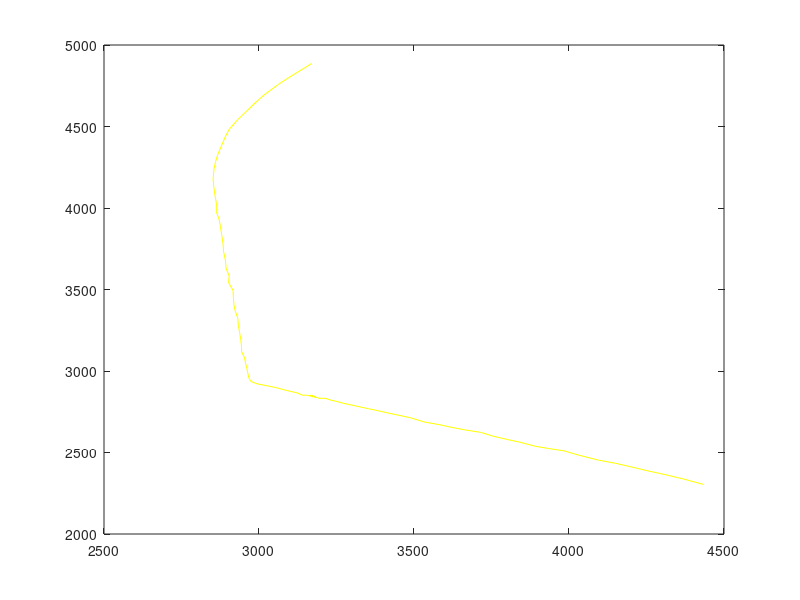

Write MATLAB code to recreate this figure.
% SW->S

% It is suggested that the y coordinate of the stopping
% point should be bigger than the y coordinate of the starting point for
% the SW->S case. For kexi, it is suggested that it should be between 0.1 and 0.5.

function[xx,yy,k]=SW_S2()

x=[ 4490        4434        4379        4323        4264        4209        4154 ...
    4102        4046        3994        3944        3898 ...
    3850        3805        3760 ...
    3718        3675        3629        3584        3543        3499        3452 ...
    3427        3392        3360        3332        3302        3274        3253 ...
    3230        3215        3201        3195        3192        3187        3185 ...
    3182        3179        3181        3183        3179        3179        3183 ...
    3179        3178        3178        3177        3177        3176        3173 ...
    3171        3174        3171        3164        3164        3159        3167 ...
    3170        3176        3172        3172        3173        3169        3171 ...
    3174        3174        3173        3170        3170        3166        3161 ...
    3152        3139        3123        3108        3090        3062        3037 ...
    3004        2977        2970        2965        2963        2959        2954        2951 ...
    2944        2942        2938        2935        2927        2924        2919 ...
    2917        2910        2906        2903        2896        2889        2884 ...
    2884        2878        2875        2869        2866        2860        2856 ...
    2852        2852        2857        2864        2876        2888        2900 ...
    2923        2951        2979        3009        3053        3080        3119 ...
    3163        3203        3247];

y=[ 2276        2304        2333        2359        2383        2408  ...
    2432        2456        2477        2501        2520        2541  ...
    2560        2578 ...
    2598        2617        2635        2651        2670        2688 ...
    2709        2728        2738        2753        2766        2777 ...
    2790        2801        2812        2823        2827        2833 ...
    2837        2836        2839        2840        2843        2842 ...
    2842        2840        2842        2843        2840        2841 ...
    2845        2844        2844        2843        2846        2846 ...
    2845        2845        2847        2849        2849        2852 ...
    2846        2846        2843        2843        2846        2844 ...
    2848        2850        2846        2848        2846        2846 ...
    2846        2847        2848        2852        2857        2866 ...
    2872        2880        2895        2906        2916        2930 ...
    2943        2970        2999        3031 ...
    3067        3106        3144        3185        3226        3272 ...
    3317        3359        3407        3458        3503        3549 ...
    3600        3650        3699        3749        3798        3846 ...
    3899        3950        3999        4051        4104        4159 ...
    4212        4263        4314        4369        4423        4474 ...
    4528        4577        4630        4683        4746        4781 ...
    4827        4878        4928        4977];


a=y(2); %3100;
b=y(end-1);%1500;
kexi=0.1;
D=5;

try
    
    
    v_x=zeros(1,length(x)-1);
    
    for i=1:1:(length(x)-1)
        
        v_x(i)=x(i+1)-x(i)+0.0001*randn; % calculate the velocity of the original data
        
    end
    
    
    
    % a=2304;
    % b=4928;
    % kexi=0.3;
    % D=2; % the lane width
    k=1;
    num1=1;
    num2=1;
    xx=zeros(1,200);
    yy=zeros(1,200);
    vv=zeros(1,200);
    theta=zeros(1,200);
    l=zeros(1,200); % the lane car is using
    cl=zeros(1,200); % which direction car is changing lane
    
    for i=1:1:length(y)
        
        if (y(i)==a)
            num1=i;
            break;
        end
        if (y(i)>a)
            num1=i-1+(a-y(i-1))/(y(i)-y(i-1));
            break;
        end
        
    end
    
    yy(1)=a;
    xx(1)=x(floor(num1))+((a-y(floor(num1)))/(y(floor(num1)+1)-y(floor(num1))))*(x(floor(num1)+1)-x(floor(num1)));
    
    while (yy(k)<b)
        vv(k)=v_x(floor(num1))*(1+kexi*randn);  % vv is the velocity of the car
        num2=num1+(vv(k)/v_x(floor(num1)));
        
        xx(k+1)=x(floor(num2))+(num2-floor(num2))*(x(floor(num2)+1)-x(floor(num2)));
        yy(k+1)=y(floor(num2))+(num2-floor(num2))*(y(floor(num2)+1)-y(floor(num2)));
        
        % rn is a random number between (0,1), and l indicates which lane car is
        % using, cl denotes which direction car is changing lane.
        rn=rand;
        if ((l(k)==0)&&(rn<0.1))
            l(k+1)=1;
            cl(k+1)=1;
        end
        if ((l(k)==0)&&(rn>0.9))
            l(k+1)=-1;
            cl(k+1)=-1;
        end
        if ((l(k)==1)&&(rn<0.1))
            l(k+1)=0;
            cl(k+1)=-1;
        end
        if ((l(k)==-1)&&(rn>0.9))
            l(k+1)=0;
            cl(k+1)=1;
        end
        
        % change the coordinates with lane change
        
        theta(k+1)=atan((yy(k+1)-yy(k))./(xx(k+1)-xx(k)));
        
        xx(k+1)=xx(k+1)+D*sin(theta(k+1))*cl(k+1);
        yy(k+1)=yy(k+1)-D*cos(theta(k+1))*cl(k+1);
        
        num1=num2;
        k=k+1;
        
    end
    if isempty(find(isnan(xx))) &&  isempty(find(isnan(yy)))
%         for i=1:1:k-1
%             plot(xx(i),yy(i),'y');
%             drawnow;
%             %             pause(0.1);
%         end
        plot(xx(1:k-1),yy(1:k-1),'y'); drawnow;
    end
catch ME
end

end
